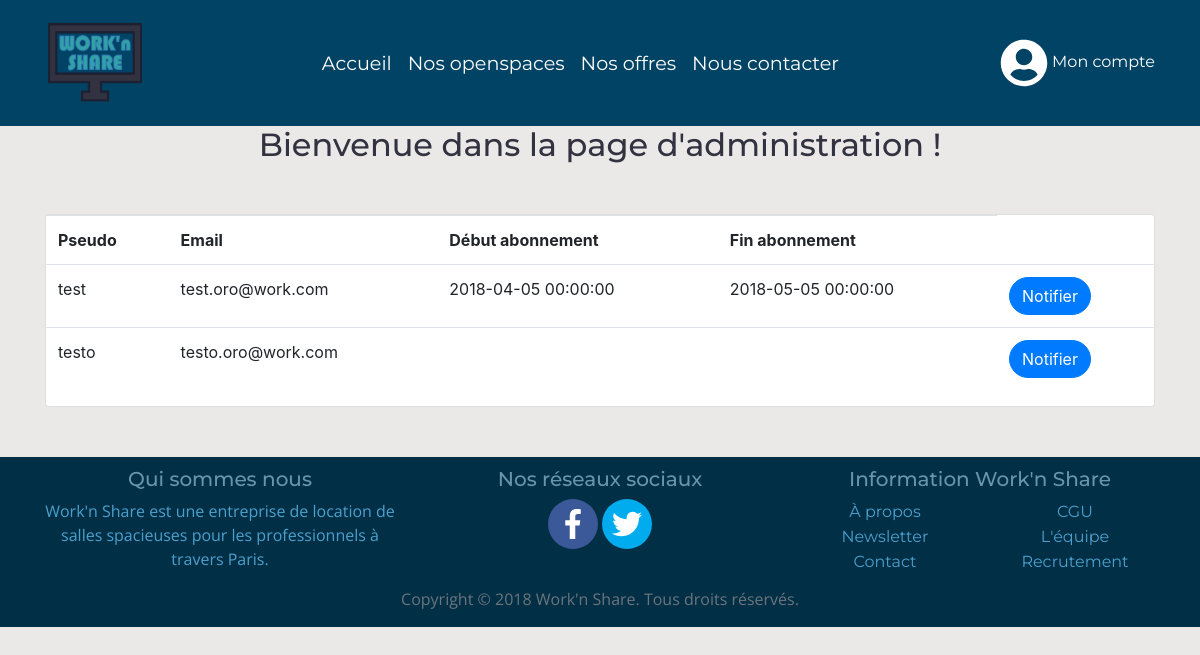
The app's page /admin_subscriptions_notify.php (signed in), older data.
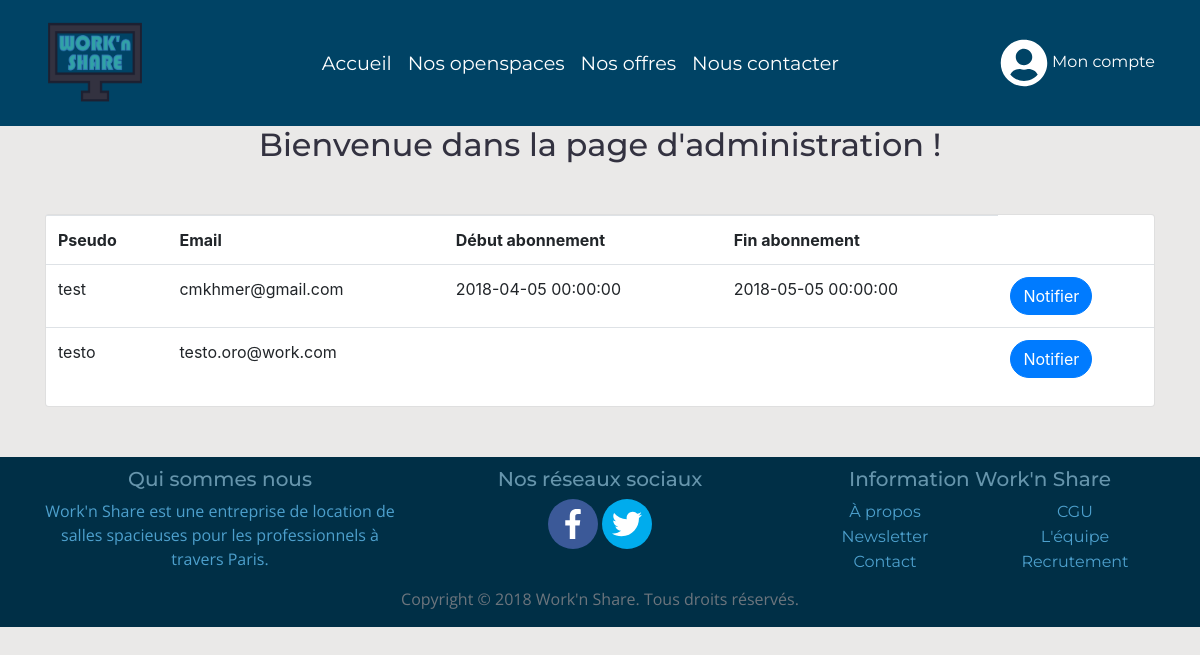
The same page, newer data.
### tables this page shows
CREATE TABLE `customers` (
  `id_customer` int(11) NOT NULL,
  `blocked` tinyint(4) NOT NULL DEFAULT '0',
  `name_customer` varchar(80) NOT NULL,
  `last_name_customer` varchar(80) NOT NULL,
  `phone_number_customer` char(10) NOT NULL,
  `email_customer` varchar(255) NOT NULL,
  `pseudo_customer` varchar(80) NOT NULL,
  `password_customer` varchar(255) NOT NULL,
  `code_customer` varchar(10) NOT NULL,
  `token` char(32) DEFAULT NULL,
  `inside` tinyint(4) NOT NULL DEFAULT '0',
  `is_student` tinyint(4) NOT NULL DEFAULT '0',
  `begin_subscription` datetime DEFAULT NULL,
  `end_subscription` datetime DEFAULT NULL,
  `id_subscription` int(11) DEFAULT NULL,
  `renewal_subscription` tinyint(4) DEFAULT '1'
);

### assets/include/function.php (called while the page is built, shortened)
<?php
function connectDb() {
  try {
    $db = new PDO("mysql:host=".DB_HOST.";dbname=".DB_NAME, DB_USER, DB_PWD);
    $db->setAttribute(PDO::ATTR_ERRMODE, PDO::ERRMODE_EXCEPTION);
  } catch(PDOException $e) {
    die("Erreur de connection: " . $e->getMessage() );
  }
  return $db;
}
function customers_list(){
    $db = connectDb();
    $query = $db->prepare("SELECT * FROM CUSTOMERS");
    $query->execute();
    $result = $query->fetchAll(PDO::FETCH_ASSOC);
    return $result;
}
?>

### admin_subscriptions_notify.php (the view, shortened to what this page needs)
<?php
include 'assets/include/head.php';
$customers = customers_list();
?>
    <body>
        <?php include 'assets/include/header.php'; ?>
        <section>
            <center><h2>Bienvenue dans la page d'administration !</h2></center>
            <div class="container main-content">
                <div class="row" style="margin-top:50px; margin-bottom:50px;">
                    <div class="col-md-12">
                        <div class="card-deck">
                            <div class="card">
                                <table class="table">
                                    <tbody>
                                        <tr>
                                            <th>Pseudo</th>
                                            <th>Email</th>
                                            <th>Début abonnement</th>
                                            <th>Fin abonnement</th>
                                        </tr>
                                        <?php
                                        foreach($customers as $customer){
                                            echo '  <tr>
                                                        <td>'.$customer["pseudo_customer"].'</td>
                                                        <td>'.$customer["email_customer"].'</td>
                                                        <td>'.$customer["begin_subscription"].'</td>
                                                        <td>'.$customer["end_subscription"].'</td>
                                                        <td><button class="btn btn-primary" onclick="send_mail(\''.$customer["email_customer"].'\')">Notifier</button></td>
                                                    </tr>';
                                        }
                                        ?>
                                    </tbody>
                                </table>
                            </div>
                        </div>
                    </div>
                </div>
            </div>
        </section>
        <?php
        include "assets/include/footer.php";
        ?>
    </body>
</html>

Row changes from the older to the newer data that the page shows:
changed customers "test": email_customer "test.oro@work.com" → "cmkhmer@gmail.com"
